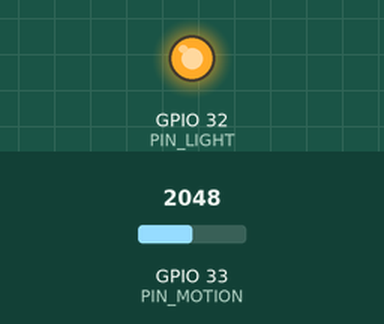
This sketch was run on a simulated ESP32. Parts: output pins drawn as LEDs (lit = HIGH). Dashed ring = blinking. The inputs (shaded band) are chosen by the test bench; at power-on: GPIO 33 (PIN_MOTION) = 2048. What the sketch prints to the serial monitor is not drawn.

Above: at 1.2 s.
1.3 s: GPIO 33 (PIN_MOTION) set to 1545
3.8 s: GPIO 33 (PIN_MOTION) set to 1461
At 5.6 s:
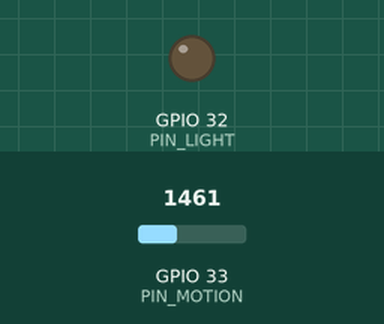
6.8 s: GPIO 33 (PIN_MOTION) set to 2047
8.3 s: GPIO 33 (PIN_MOTION) set to 1228
At 10.7 s:
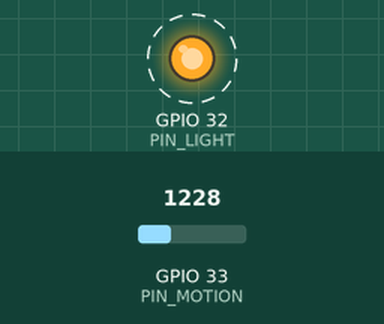
Timing chart, 0 to 12.3 s (numbered marks = the images above; inputs shaded):
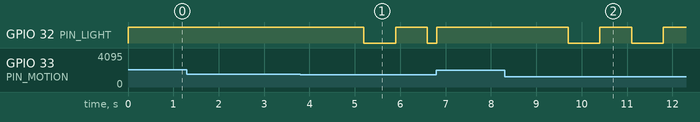

Measured:
- the behaviour switches between 1501 and 1500 on GPIO 33 (PIN_MOTION) (found by bisection; images 0 and 1)
- after the input at 1.3 s, every drawn part: stays the same
- after the input at 3.8 s, GPIO 32 (PIN_LIGHT): HIGH → LOW after 1.4 s, → HIGH 0.70 s later, → LOW 0.70 s later
- after the input at 8.3 s, GPIO 32 (PIN_LIGHT): alternates HIGH for 0.70 s and LOW for 0.70 s, starting after 1.4 s

The sketch:

FirstMotion.ino
```cpp
// FirstMotion — the sketch for docs/nightlight.html.
//
// FirstDistance and FirstJoystick answered something continuous — closer,
// higher. A PIR only ever says one thing: something moved. This sketch is the
// simplest of the three because of that: the light goes solid when the sensor
// fires, and drops back to its slow waiting blink once it settles.
//
// Wiring (docs/nightlight.html draws it hole by hole):
//   Motion sensor in row e, positions 44-46:  VCC  OUT  GND
//   (b,44) -> bottom + rail   5 V
//   (b,46) -> bottom - rail   ground
//   10k from (c,45) to (c,49) OUT into the divider
//   20k from (b,49) to bottom - rail
//   (a,49) -> (a,20)          divided OUT, GPIO 33
//   blue wire (a,19) -> (a,52), 220 ohm to (b,54), LED (c,54)-(c,55),
//   (b,55) -> bottom - rail   the light, GPIO 32
//
// A fresh HC-SR501 takes a few seconds to settle after power-up and holds its
// answer high for several seconds once triggered — both are the sensor being
// itself, not a wiring fault. Give it a moment before deciding something is
// wrong.
//
//   ./flash.sh FirstMotion

const int PIN_MOTION = 33;
const int PIN_LIGHT = 32;

const int SLOW_MS = 700;          // the waiting blink, same rhythm as the other builds
const int TRIGGER_COUNTS = 1500;  // 3.3V-ish through the divider lands near 2730

void setup() {
  Serial.begin(115200);
  pinMode(PIN_MOTION, INPUT);
  pinMode(PIN_LIGHT, OUTPUT);
  Serial.println("FirstMotion: wave a hand at the sensor.");
}

unsigned long lastToggle = 0;
bool lit = false;

void loop() {
  bool triggered = analogRead(PIN_MOTION) > TRIGGER_COUNTS;

  if (triggered) {
    digitalWrite(PIN_LIGHT, HIGH);
    lastToggle = millis();  // so the blink resumes cleanly once it settles
    return;
  }

  if (millis() - lastToggle >= SLOW_MS) {
    lastToggle = millis();
    lit = !lit;
    digitalWrite(PIN_LIGHT, lit);
  }
}
```
